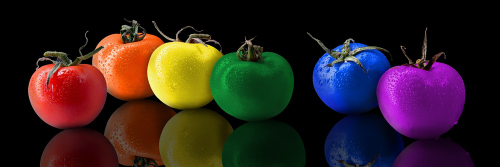
#> input picture OpenCV/06-imageCalc/images/tomato.jpg, 500 x 167 px, shrunk from 1920 x 640 before the run
$ python 203-2-HSV-inrange.py
#> lines starting #> are read from the running program, lines starting #| are printed output that depends on the picture; after the words box and inside, x2 and y2 are one past the last pixel; in counts of white or black regions, pixels touching at a corner belong together
import cv2 as cv
import os

os.chdir('06-imageCalc\\images')

# src = cv.imread('dal (1).jpg', cv.IMREAD_REDUCED_COLOR_2)
src = cv.imread('tomato.jpg', cv.IMREAD_REDUCED_COLOR_2)
#> src is the input picture: shape (167, 500, 3); mean B, G, R 31.7, 32.7, 48.3
src_hsv = cv.cvtColor(src, cv.COLOR_BGR2HSV)
#> src_hsv: shape (167, 500, 3); mean H, S, V 47.2, 130.8, 63.7

h, s, v = cv.split(src_hsv)
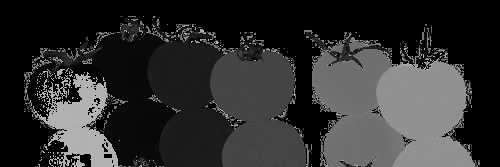
#> h: shape (167, 500); min 0, max 179, mean 47.2
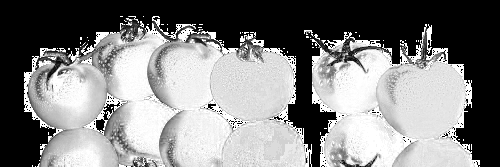
#> s: shape (167, 500); min 0, max 255, mean 130.8
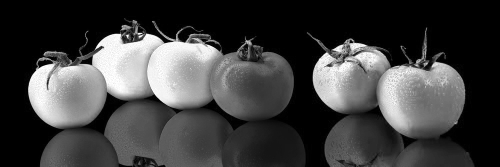
#> v: shape (167, 500); min 0, max 255, mean 63.7
h_red = cv.inRange(h, 8, 20)
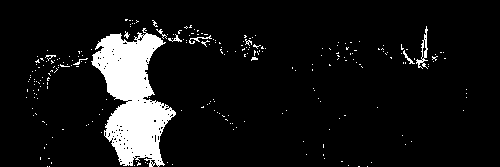
#> h_red: shape (167, 500); 8.6% white; 245 white regions (235 under 20 px), largest, box (x1, y1, x2, y2) and area: (91, 28, 176, 167) 6287, (416, 26, 428, 69) 158, (189, 35, 212, 44) 54
print(type(h_red)) # <class 'numpy.ndarray'>
#| <class 'numpy.ndarray'>

dst_hsv = cv.bitwise_and(src_hsv,src_hsv, mask = h_red)
#> dst_hsv: shape (167, 500, 3); mean H, S, V 0.9, 17.5, 11.9
dst_bgr = cv.cvtColor(dst_hsv, cv.COLOR_HSV2BGR)
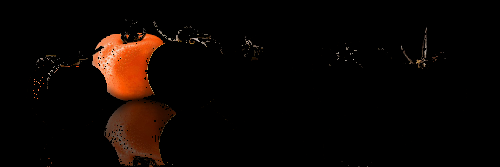
#> dst_bgr: shape (167, 500, 3); mean B, G, R 2.4, 5.5, 11.9

cv.imshow('dst_bgr', dst_bgr)

cv.waitKey(0)

$ run again, with OpenCV/06-imageCalc/images/dal (1).jpg copied over OpenCV/06-imageCalc/images/tomato.jpg
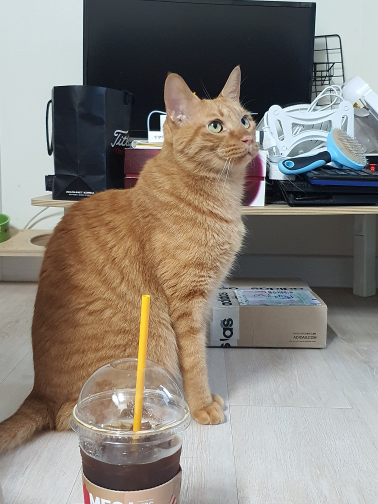
#> input picture OpenCV/06-imageCalc/images/dal (1).jpg, 378 x 504 px
#> src is the input picture: shape (504, 378, 3); mean B, G, R 121.8, 129.7, 136
#> src_hsv: shape (504, 378, 3); mean H, S, V 63.3, 57, 142.8
#> `h_red = cv.inRange(h, 8, 20)`:
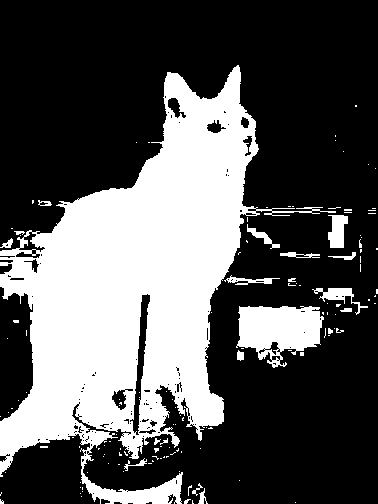
#> h_red: shape (504, 378); 33.5% white; 136 white regions (115 under 20 px), largest, box (x1, y1, x2, y2) and area: (0, 65, 336, 504) 57629, (236, 306, 324, 368) 3576, (328, 215, 348, 248) 480
#| <class 'numpy.ndarray'>
#> dst_hsv: shape (504, 378, 3); mean H, S, V 4.9, 31.8, 50.4
#> `dst_bgr = cv.cvtColor(dst_hsv, cv.COLOR_HSV2BGR)`:
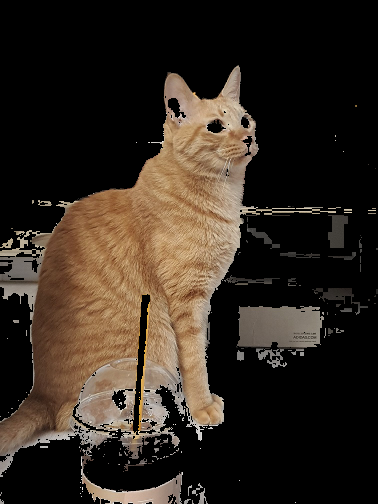
#> dst_bgr: shape (504, 378, 3); mean B, G, R 31.7, 40.8, 50.4

$ run again, with OpenCV/06-imageCalc/images/dal (2).jpg copied over OpenCV/06-imageCalc/images/tomato.jpg
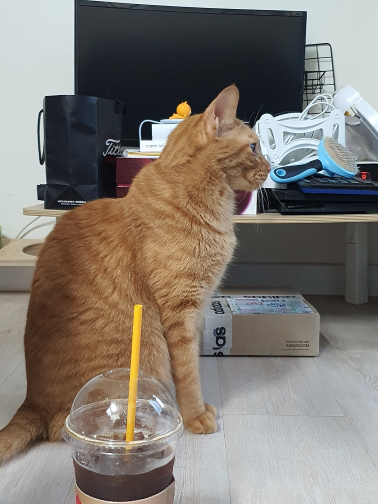
#> input picture OpenCV/06-imageCalc/images/dal (2).jpg, 378 x 504 px
#> src is the input picture: shape (504, 378, 3); mean B, G, R 113.1, 120.6, 127.5
#> src_hsv: shape (504, 378, 3); mean H, S, V 63, 59, 133.7
#> `h_red = cv.inRange(h, 8, 20)`:
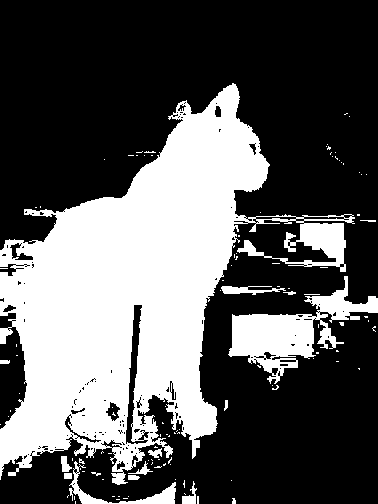
#> h_red: shape (504, 378); 35.2% white; 114 white regions (98 under 20 px), largest, box (x1, y1, x2, y2) and area: (0, 83, 355, 485) 59320, (228, 276, 378, 384) 5416, (69, 461, 176, 504) 866
#| <class 'numpy.ndarray'>
#> dst_hsv: shape (504, 378, 3); mean H, S, V 5.1, 35, 47.5
#> `dst_bgr = cv.cvtColor(dst_hsv, cv.COLOR_HSV2BGR)`:
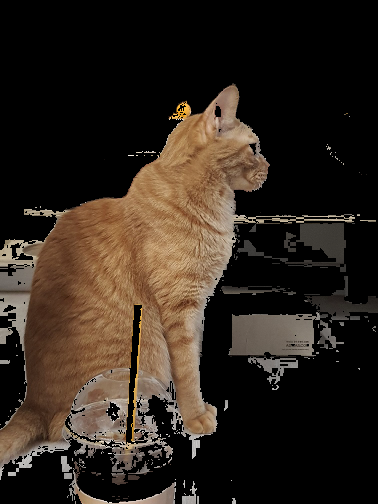
#> dst_bgr: shape (504, 378, 3); mean B, G, R 28.9, 37.7, 47.5

$ run again, with OpenCV/06-imageCalc/images/sal (1).jpg copied over OpenCV/06-imageCalc/images/tomato.jpg
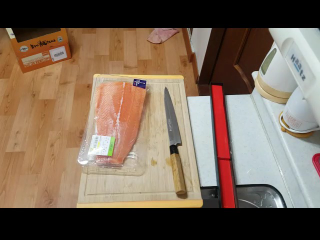
#> input picture OpenCV/06-imageCalc/images/sal (1).jpg, 320 x 240 px
#> src is the input picture: shape (240, 320, 3); mean B, G, R 87.6, 103.9, 122.2
#> src_hsv: shape (240, 320, 3); mean H, S, V 30.4, 74, 125
#> `h_red = cv.inRange(h, 8, 20)`:
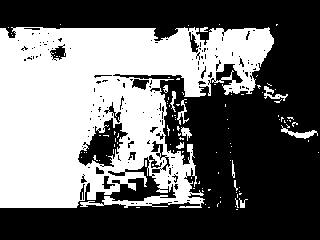
#> h_red: shape (240, 320); 42.9% white; 112 white regions (100 under 20 px), largest, box (x1, y1, x2, y2) and area: (0, 27, 274, 208) 31917, (281, 125, 318, 139) 168, (264, 86, 288, 101) 121
#| <class 'numpy.ndarray'>
#> dst_hsv: shape (240, 320, 3); mean H, S, V 6.2, 53, 67.2
#> `dst_bgr = cv.cvtColor(dst_hsv, cv.COLOR_HSV2BGR)`:
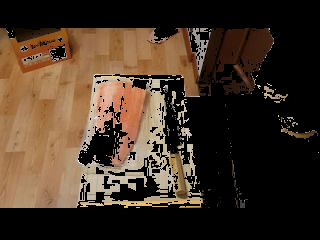
#> dst_bgr: shape (240, 320, 3); mean B, G, R 36.7, 51.1, 67.2
